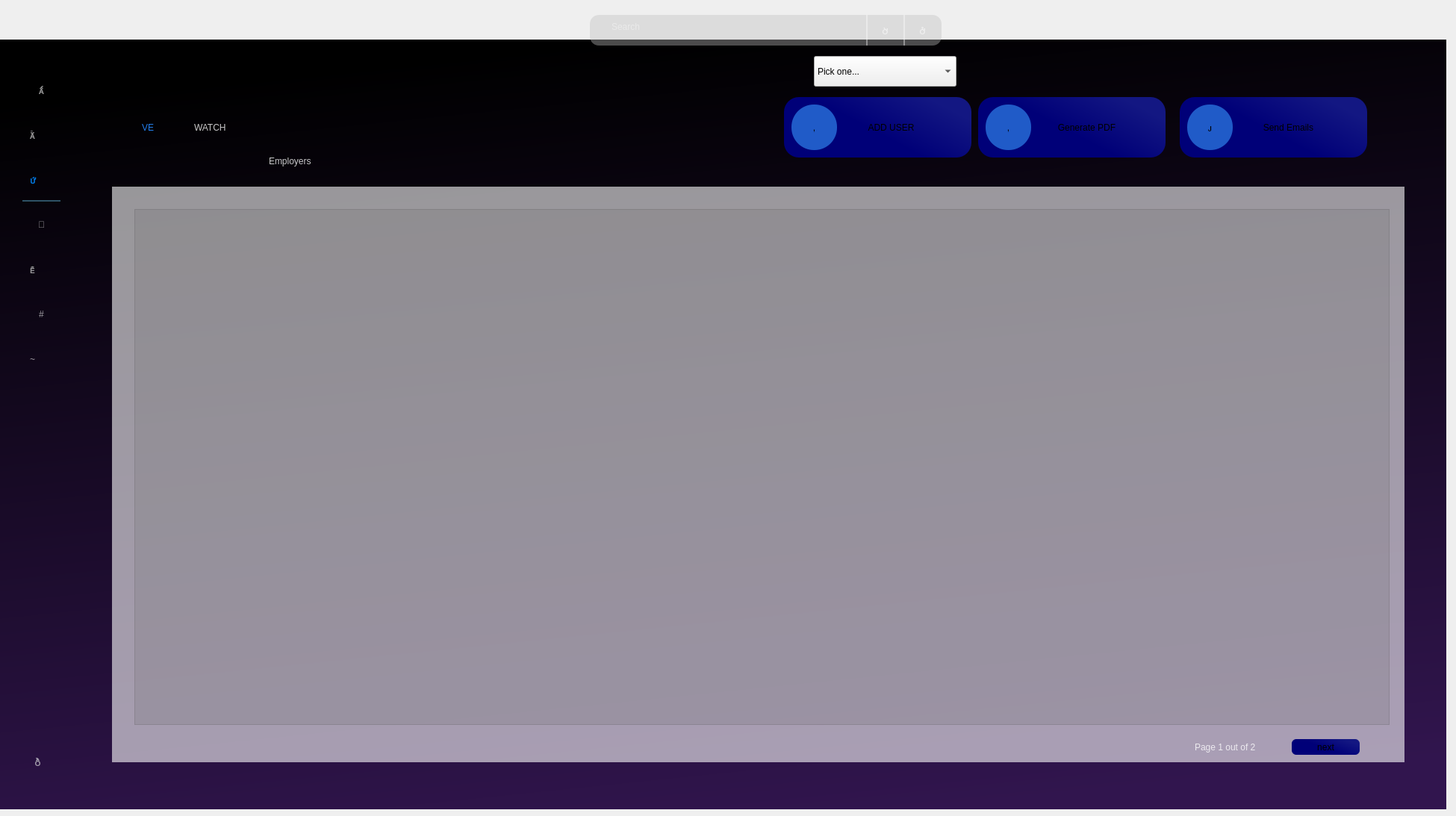
   <widget class="QWidget" name="crud">
    <property name="styleSheet">
     <string notr="true">QTableView#tableViewem::item
{
		 color:rgb(255, 255, 255);
        background-color:transparent;
        border : 2px solid white ;
        font-size : 15px;
        min-width : 200;
        min-height : 200;
        max-width : 400;
        max-height : 400;

}
QHeaderView::section
{
		background:transparent;
		font-size : 15px;
		
		
}</string>
    </property>
    <widget class="QLabel" name="label_41">
     <property name="geometry">
      <rect>
       <x>40</x>
       <y>340</y>
       <width>41</width>
       <height>41</height>
      </rect>
     </property>
     <property name="styleSheet">
      <string notr="true">QLabel#label_41
{
font: 24pt &quot;dripicons-v2&quot;;
border:none;
background-color:transparent;
color:rgba(255,255,255,150);
}
QLabel#label_41:hover
{
font: 24pt &quot;dripicons-v2&quot;;
border:none;
background-color:transparent;
color:rgba(255,255,255,255);
}</string>
     </property>
     <property name="text">
      <string></string>
     </property>
    </widget>
    <widget class="QLabel" name="label_43">
     <property name="geometry">
      <rect>
       <x>30</x>
       <y>10</y>
       <width>71</width>
       <height>61</height>
      </rect>
     </property>
     <property name="text">
      <string/>
     </property>
     <property name="pixmap">
      <pixmap>D:/Untitled design (3).png</pixmap>
     </property>
    </widget>
    <widget class="QPushButton" name="gg_4">
     <property name="geometry">
      <rect>
       <x>20</x>
       <y>990</y>
       <width>61</width>
       <height>61</height>
      </rect>
     </property>
     <property name="styleSheet">
      <string notr="true">QPushButton#gg_4
{
font: 40pt &quot;dripicons-v2&quot;;
border:none;
background-color:transparent;
color:rgba(255,255,255,150);
}
QPushButton#gg_4:hover
{
font: 40pt &quot;dripicons-v2&quot;;
border:none;
background-color:transparent;
color:rgba(255,115,0,255);
}</string>
     </property>
     <property name="text">
      <string></string>
     </property>
    </widget>
    <widget class="QLabel" name="label_50">
     <property name="geometry">
      <rect>
       <x>40</x>
       <y>160</y>
       <width>41</width>
       <height>41</height>
      </rect>
     </property>
     <property name="styleSheet">
      <string notr="true">QLabel#label_50
{
font: 24pt &quot;dripicons-v2&quot;;
border:none;
background-color:transparent;
color:rgba(255,255,255,150);
}
QLabel#label_50:hover
{
font: 24pt &quot;dripicons-v2&quot;;
border:none;
background-color:transparent;
color:rgba(255,255,255,255);
}</string>
     </property>
     <property name="text">
      <string></string>
     </property>
    </widget>
    <widget class="QLabel" name="label_58">
     <property name="geometry">
      <rect>
       <x>0</x>
       <y>0</y>
       <width>1931</width>
       <height>71</height>
      </rect>
     </property>
     <property name="styleSheet">
      <string notr="true">background-color: qlineargradient(spread:pad, x1:0.363591, y1:0.285, x2:0.67, y2:1, stop:0 rgba(	0,	0,0, 255), stop:1 rgba(0,0,0, 100));

</string>
     </property>
     <property name="text">
      <string/>
     </property>
    </widget>
    <widget class="QLabel" name="label_62">
     <property name="geometry">
      <rect>
       <x>40</x>
       <y>460</y>
       <width>41</width>
       <height>41</height>
      </rect>
     </property>
     <property name="styleSheet">
      <string notr="true">QLabel#label_62
{
font: 24pt &quot;dripicons-v2&quot;;
border:none;
background-color:transparent;
color:rgba(255,255,255,150);
}
QLabel#label_62:hover
{
font: 24pt &quot;dripicons-v2&quot;;
border:none;
background-color:transparent;
color:rgba(255,255,255,255);
}</string>
     </property>
     <property name="text">
      <string>~</string>
     </property>
    </widget>
    <widget class="QLabel" name="label_52">
     <property name="geometry">
      <rect>
       <x>40</x>
       <y>220</y>
       <width>41</width>
       <height>41</height>
      </rect>
     </property>
     <property name="styleSheet">
      <string notr="true">font: 24pt &quot;dripicons-v2&quot;;
border:none;
background-color:transparent;
color:rgba(0,125,236,255);</string>
     </property>
     <property name="text">
      <string></string>
     </property>
    </widget>
    <widget class="QLabel" name="label_16">
     <property name="geometry">
      <rect>
       <x>30</x>
       <y>250</y>
       <width>51</width>
       <height>20</height>
      </rect>
     </property>
     <property name="styleSheet">
      <string notr="true">background-color: rgba(0, 0, 0,0);
font: 12pt &quot;MS Shell Dlg 2&quot;;
border: 2px solid rgba(0,0,0,0);
border-bottom-color:rgba(46,82,101,255);
color:rgb(255,255,255);
padding-bottom:7px;
border-radius:0px;</string>
     </property>
     <property name="text">
      <string/>
     </property>
    </widget>
    <widget class="QPushButton" name="hihi_6">
     <property name="geometry">
      <rect>
       <x>30</x>
       <y>100</y>
       <width>51</width>
       <height>41</height>
      </rect>
     </property>
     <property name="toolTipDuration">
      <number>1</number>
     </property>
     <property name="autoFillBackground">
      <bool>false</bool>
     </property>
     <property name="styleSheet">
      <string notr="true">QPushButton#hihi_6
{
font: 24pt &quot;dripicons-v2&quot;;
border:none;
background-color:transparent;
color:rgba(255,255,255,150);
}
QPushButton#hihi_6:hover
{
font: 24pt &quot;dripicons-v2&quot;;
border:none;
background-color:transparent;
color:rgba(255,255,255,255);
}</string>
     </property>
     <property name="text">
      <string></string>
     </property>
     <property name="iconSize">
      <size>
       <width>40</width>
       <height>40</height>
      </size>
     </property>
     <property name="flat">
      <bool>false</bool>
     </property>
    </widget>
    <widget class="QLabel" name="label_10">
     <property name="geometry">
      <rect>
       <x>-4</x>
       <y>53</y>
       <width>1941</width>
       <height>1031</height>
      </rect>
     </property>
     <property name="styleSheet">
      <string notr="true">background-color: qlineargradient(spread:pad, x1:0.426227, y1:0, x2:0.625, y2:1, stop:0 rgba(0, 0, 0, 255), stop:1 rgba(49, 21, 78, 255));</string>
     </property>
     <property name="text">
      <string/>
     </property>
    </widget>
    <widget class="QPushButton" name="hihi_7">
     <property name="geometry">
      <rect>
       <x>1830</x>
       <y>10</y>
       <width>60</width>
       <height>60</height>
      </rect>
     </property>
     <property name="toolTipDuration">
      <number>1</number>
     </property>
     <property name="autoFillBackground">
      <bool>false</bool>
     </property>
     <property name="styleSheet">
      <string notr="true">QPushButton#hihi_7{
border-radius:30px;
border-image:url(&quot;../ytryytr.jpg&quot;);
}</string>
     </property>
     <property name="text">
      <string/>
     </property>
     <property name="iconSize">
      <size>
       <width>40</width>
       <height>40</height>
      </size>
     </property>
     <property name="flat">
      <bool>false</bool>
     </property>
    </widget>
    <widget class="QLabel" name="label_51">
     <property name="geometry">
      <rect>
       <x>1210</x>
       <y>20</y>
       <width>16</width>
       <height>41</height>
      </rect>
     </property>
     <property name="styleSheet">
      <string notr="true">background-color: rgba(0, 0, 0,0);
font: 12pt &quot;MS Shell Dlg 2&quot;;
border: 2px solid rgba(0,0,0,0);
border-left-color:rgba(255,255,255,100);
color:rgb(255,255,255);
padding-bottom:7px;
border-radius:0px;</string>
     </property>
     <property name="text">
      <string/>
     </property>
    </widget>
    <widget class="QPushButton" name="gg_6">
     <property name="geometry">
      <rect>
       <x>1170</x>
       <y>20</y>
       <width>31</width>
       <height>41</height>
      </rect>
     </property>
     <property name="styleSheet">
      <string notr="true">QPushButton#gg_6
{
font: 20pt &quot;dripicons-v2&quot;;
border:none;
background-color:transparent;
color:rgba(255,255,255,150);
}
QPushButton#gg_6:hover
{
font: 20pt &quot;dripicons-v2&quot;;
border:none;
background-color:transparent;
color:rgba(255,255,255,255);
}</string>
     </property>
     <property name="text">
      <string></string>
     </property>
    </widget>
    <widget class="QTextEdit" name="textEdit_2">
     <property name="geometry">
      <rect>
       <x>790</x>
       <y>20</y>
       <width>471</width>
       <height>41</height>
      </rect>
     </property>
     <property name="layoutDirection">
      <enum>Qt::LeftToRight</enum>
     </property>
     <property name="styleSheet">
      <string notr="true">border:1 px solid #ced4da;
border-radius:12px;
padding-left:25px;
padding-top:5px;
background:rgba(190,190,190,100);
color : rgba(255,255,255,200);
font: 14pt &quot;MS Shell Dlg 2&quot;;</string>
     </property>
     <property name="placeholderText">
      <string>Search</string>
     </property>
    </widget>
    <widget class="QPushButton" name="gg_3">
     <property name="geometry">
      <rect>
       <x>1220</x>
       <y>20</y>
       <width>31</width>
       <height>41</height>
      </rect>
     </property>
     <property name="styleSheet">
      <string notr="true">QPushButton#gg_3
{
font: 20pt &quot;dripicons-v2&quot;;
border:none;
background-color:transparent;
color:rgba(255,255,255,150);
}
QPushButton#gg_3:hover
{
font: 20pt &quot;dripicons-v2&quot;;
border:none;
background-color:transparent;
color:rgba(255,255,255,255);
}</string>
     </property>
     <property name="text">
      <string></string>
     </property>
    </widget>
    <widget class="QLabel" name="label_53">
     <property name="geometry">
      <rect>
       <x>1160</x>
       <y>20</y>
       <width>16</width>
       <height>41</height>
      </rect>
     </property>
     <property name="styleSheet">
      <string notr="true">background-color: rgba(0, 0, 0,0);
font: 12pt &quot;MS Shell Dlg 2&quot;;
border: 2px solid rgba(0,0,0,0);
border-left-color:rgba(255,255,255,100);
color:rgb(255,255,255);
padding-bottom:7px;
border-radius:0px;</string>
     </property>
     <property name="text">
      <string/>
     </property>
    </widget>
    <widget class="QComboBox" name="comboBox_3">
     <property name="geometry">
      <rect>
       <x>1090</x>
       <y>75</y>
       <width>191</width>
       <height>41</height>
      </rect>
     </property>
     <property name="mouseTracking">
      <bool>false</bool>
     </property>
     <property name="styleSheet">
      <string notr="true">#comboBox_3
{
border:1 px solid #ced4da;
border-radius:12px;
padding-left:10px;
background:rgba(190,190,190,100);
color : rgba(255,255,255,200);
font: 12pt &quot;MS Shell Dlg 2&quot;;
}
#comboBox_3::drop-down{
border:0px;
}
#comboBox_3::down-arrow{
image:url(D:\Untitled_design__5_-removebg-preview.png);
width:30px;
height:30px;
margin-right:18px;
}
#comboBox_3 QListView{
border:1 px solid #ced4da;
font-size:12px &quot;MS Shell Dlg 2&quot;;
padding:5px;
outline:0px;
border-radius:20px;
	color: rgb(255, 255, 255);
selection-background-color: rgba(90,90,90,200);
background-color:rgba(150,150,150,255);
}
#comboBox_3 QListView::item{
font-size:12px &quot;MS Shell Dlg 2&quot;;
color: rgb(255, 255, 255);
selection-background-color: rgba(90,90,90,200);
background-color:rgba(150,150,150,150);
border-radius:12px;
}
#comboBox_3 QListView::item:hover{
font-size:12px &quot;MS Shell Dlg 2&quot;;
selection-background-color:rgba(90,90,90,200);
color: rgb(255, 255, 255);
background-color:rgba(150,150,150,150);
border-radius:12px;
}

</string>
     </property>
     <property name="currentText">
      <string>Pick one...</string>
     </property>
     <property name="frame">
      <bool>true</bool>
     </property>
     <item>
      <property name="text">
       <string>Pick one...</string>
      </property>
     </item>
     <item>
      <property name="text">
       <string>A-Z</string>
      </property>
     </item>
     <item>
      <property name="text">
       <string>Z-A</string>
      </property>
     </item>
     <item>
      <property name="text">
       <string>Numbers</string>
      </property>
     </item>
    </widget>
    <widget class="QLabel" name="label_54">
     <property name="geometry">
      <rect>
       <x>990</x>
       <y>70</y>
       <width>361</width>
       <height>51</height>
      </rect>
     </property>
     <property name="text">
      <string/>
     </property>
    </widget>
    <widget class="QLabel" name="label_34">
     <property name="geometry">
      <rect>
       <x>260</x>
       <y>120</y>
       <width>201</width>
       <height>101</height>
      </rect>
     </property>
     <property name="styleSheet">
      <string notr="true">color: rgba(255,255,255,200);
font: 42pt &quot;MS Shell Dlg 2&quot;;
background-color:transparent;</string>
     </property>
     <property name="text">
      <string>WATCH</string>
     </property>
    </widget>
    <widget class="QLabel" name="label_35">
     <property name="geometry">
      <rect>
       <x>190</x>
       <y>120</y>
       <width>71</width>
       <height>101</height>
      </rect>
     </property>
     <property name="styleSheet">
      <string notr="true">font: 42pt &quot;MS Shell Dlg 2&quot;;
background-color:transparent;
color: rgba(35,125,236,255);</string>
     </property>
     <property name="text">
      <string>VE</string>
     </property>
    </widget>
    <widget class="QPushButton" name="hihi_8">
     <property name="geometry">
      <rect>
       <x>1310</x>
       <y>130</y>
       <width>251</width>
       <height>81</height>
      </rect>
     </property>
     <property name="toolTipDuration">
      <number>1</number>
     </property>
     <property name="autoFillBackground">
      <bool>false</bool>
     </property>
     <property name="styleSheet">
      <string notr="true">QPushButton#hihi_8{
	font: 14pt &quot;MS Shell Dlg 2&quot;;
border-radius:20px;
	background-color: qlineargradient(spread:pad, x1:1, y1:0.386, x2:0.545454, y2:0.665, stop:0 rgba(19, 23, 130, 255), stop:1 rgba(0, 0, 120, 255));
}
QPushButton#hihi_8:hover{
border-radius:20px;
color:rgb(255,255,255);
	background-color: qlineargradient(spread:pad, x1:1, y1:0.386, x2:0.545454, y2:0.665, stop:0 rgba(19, 23, 130, 255), stop:1 rgba(0, 0, 200, 255));
	font: 14pt &quot;MS Shell Dlg 2&quot;;
}

</string>
     </property>
     <property name="text">
      <string>            Generate PDF</string>
     </property>
     <property name="iconSize">
      <size>
       <width>40</width>
       <height>40</height>
      </size>
     </property>
     <property name="flat">
      <bool>false</bool>
     </property>
    </widget>
    <widget class="QPushButton" name="hihi_9">
     <property name="geometry">
      <rect>
       <x>1320</x>
       <y>140</y>
       <width>61</width>
       <height>61</height>
      </rect>
     </property>
     <property name="toolTipDuration">
      <number>1</number>
     </property>
     <property name="autoFillBackground">
      <bool>false</bool>
     </property>
     <property name="styleSheet">
      <string notr="true">QPushButton#hihi_9{
border-radius:30px;
	font: 24pt &quot;dripicons-v2&quot;;
	background-color: rgb(32, 91, 200);
}</string>
     </property>
     <property name="text">
      <string>,</string>
     </property>
     <property name="iconSize">
      <size>
       <width>40</width>
       <height>40</height>
      </size>
     </property>
     <property name="flat">
      <bool>false</bool>
     </property>
    </widget>
    <widget class="QLabel" name="label_36">
     <property name="geometry">
      <rect>
       <x>360</x>
       <y>200</y>
       <width>81</width>
       <height>31</height>
      </rect>
     </property>
     <property name="styleSheet">
      <string notr="true">color: rgba(255,255,255,200);
font: 12pt &quot;MS Shell Dlg 2&quot;;
background-color:transparent;</string>
     </property>
     <property name="text">
      <string>Employers</string>
     </property>
    </widget>
    <widget class="QPushButton" name="hihi_10">
     <property name="geometry">
      <rect>
       <x>1580</x>
       <y>130</y>
       <width>251</width>
       <height>81</height>
      </rect>
     </property>
     <property name="toolTipDuration">
      <number>1</number>
     </property>
     <property name="autoFillBackground">
      <bool>false</bool>
     </property>
     <property name="styleSheet">
      <string notr="true">QPushButton#hihi_10{
	font: 14pt &quot;MS Shell Dlg 2&quot;;
border-radius:20px;
	background-color: qlineargradient(spread:pad, x1:1, y1:0.386, x2:0.545454, y2:0.665, stop:0 rgba(19, 23, 130, 255), stop:1 rgba(0, 0, 120, 255));
}
QPushButton#hihi_10:hover{
border-radius:20px;
color:rgb(255,255,255);
	background-color: qlineargradient(spread:pad, x1:1, y1:0.386, x2:0.545454, y2:0.665, stop:0 rgba(19, 23, 130, 255), stop:1 rgba(0, 0, 200, 255));
	font: 14pt &quot;MS Shell Dlg 2&quot;;
}

</string>
     </property>
     <property name="text">
      <string>            Send Emails</string>
     </property>
     <property name="iconSize">
      <size>
       <width>40</width>
       <height>40</height>
      </size>
     </property>
     <property name="flat">
      <bool>false</bool>
     </property>
    </widget>
    <widget class="QPushButton" name="hihi_11">
     <property name="geometry">
      <rect>
       <x>1590</x>
       <y>140</y>
       <width>61</width>
       <height>61</height>
      </rect>
     </property>
     <property name="toolTipDuration">
      <number>1</number>
     </property>
     <property name="autoFillBackground">
      <bool>false</bool>
     </property>
     <property name="styleSheet">
      <string notr="true">QPushButton#hihi_11{
border-radius:30px;
	font: 24pt &quot;dripicons-v2&quot;;
	background-color: rgb(32, 91, 200);
}</string>
     </property>
     <property name="text">
      <string></string>
     </property>
     <property name="iconSize">
      <size>
       <width>40</width>
       <height>40</height>
      </size>
     </property>
     <property name="flat">
      <bool>false</bool>
     </property>
    </widget>
    <widget class="QLabel" name="label_39">
     <property name="geometry">
      <rect>
       <x>150</x>
       <y>250</y>
       <width>1731</width>
       <height>771</height>
      </rect>
     </property>
     <property name="styleSheet">
      <string notr="true">background-color:rgba(255,255,255,150);

</string>
     </property>
     <property name="text">
      <string/>
     </property>
    </widget>
    <widget class="QLabel" name="label_57">
     <property name="geometry">
      <rect>
       <x>1600</x>
       <y>990</y>
       <width>111</width>
       <height>21</height>
      </rect>
     </property>
     <property name="styleSheet">
      <string notr="true">color: rgba(255,255,255,200);
font: 12pt &quot;MS Shell Dlg 2&quot;;
background-color:transparent;</string>
     </property>
     <property name="text">
      <string>Page 1 out of 2</string>
     </property>
    </widget>
    <widget class="QPushButton" name="hihi_12">
     <property name="geometry">
      <rect>
       <x>1730</x>
       <y>990</y>
       <width>91</width>
       <height>21</height>
      </rect>
     </property>
     <property name="toolTipDuration">
      <number>1</number>
     </property>
     <property name="autoFillBackground">
      <bool>false</bool>
     </property>
     <property name="styleSheet">
      <string notr="true">QPushButton#hihi_12{
	font: 14pt &quot;MS Shell Dlg 2&quot;;
border-radius:6px;
	background-color: qlineargradient(spread:pad, x1:1, y1:0.386, x2:0.545454, y2:0.665, stop:0 rgba(19, 23, 130, 255), stop:1 rgba(0, 0, 120, 255));
}
QPushButton#hihi_12:hover{
border-radius:6px;
color:rgb(255,255,255);
	background-color: qlineargradient(spread:pad, x1:1, y1:0.386, x2:0.545454, y2:0.665, stop:0 rgba(19, 23, 130, 255), stop:1 rgba(0, 0, 200, 255));
	font: 14pt &quot;MS Shell Dlg 2&quot;;
}

</string>
     </property>
     <property name="text">
      <string>next</string>
     </property>
     <property name="iconSize">
      <size>
       <width>40</width>
       <height>40</height>
      </size>
     </property>
     <property name="flat">
      <bool>false</bool>
     </property>
    </widget>
    <widget class="QPushButton" name="hihi_16">
     <property name="geometry">
      <rect>
       <x>30</x>
       <y>280</y>
       <width>51</width>
       <height>41</height>
      </rect>
     </property>
     <property name="toolTipDuration">
      <number>1</number>
     </property>
     <property name="autoFillBackground">
      <bool>false</bool>
     </property>
     <property name="styleSheet">
      <string notr="true">QPushButton#hihi_16
{
font: 24pt &quot;dripicons-v2&quot;;
border:none;
background-color:transparent;
color:rgba(255,255,255,150);
}
QPushButton#hihi_16:hover
{
font: 24pt &quot;dripicons-v2&quot;;
border:none;
background-color:transparent;
color:rgba(255,255,255,255);
}</string>
     </property>
     <property name="text">
      <string></string>
     </property>
     <property name="iconSize">
      <size>
       <width>40</width>
       <height>40</height>
      </size>
     </property>
     <property name="flat">
      <bool>false</bool>
     </property>
    </widget>
    <widget class="QPushButton" name="hihi_19">
     <property name="geometry">
      <rect>
       <x>30</x>
       <y>400</y>
       <width>51</width>
       <height>41</height>
      </rect>
     </property>
     <property name="toolTipDuration">
      <number>1</number>
     </property>
     <property name="autoFillBackground">
      <bool>false</bool>
     </property>
     <property name="styleSheet">
      <string notr="true">QPushButton#hihi_19
{
font: 24pt &quot;dripicons-v2&quot;;
border:none;
background-color:transparent;
color:rgba(255,255,255,150);
}
QPushButton#hihi_19:hover
{
font: 24pt &quot;dripicons-v2&quot;;
border:none;
background-color:transparent;
color:rgba(255,255,255,255);
}</string>
     </property>
     <property name="text">
      <string>#</string>
     </property>
     <property name="iconSize">
      <size>
       <width>40</width>
       <height>40</height>
      </size>
     </property>
     <property name="flat">
      <bool>false</bool>
     </property>
    </widget>
    <widget class="QPushButton" name="hihi_33">
     <property name="geometry">
      <rect>
       <x>1050</x>
       <y>130</y>
       <width>251</width>
       <height>81</height>
      </rect>
     </property>
     <property name="toolTipDuration">
      <number>1</number>
     </property>
     <property name="autoFillBackground">
      <bool>false</bool>
     </property>
     <property name="styleSheet">
      <string notr="true">QPushButton#hihi_33{
	font: 14pt &quot;MS Shell Dlg 2&quot;;
border-radius:20px;
	background-color: qlineargradient(spread:pad, x1:1, y1:0.386, x2:0.545454, y2:0.665, stop:0 rgba(19, 23, 130, 255), stop:1 rgba(0, 0, 120, 255));
}
QPushButton#hihi_33:hover{
border-radius:20px;
color:rgb(255,255,255);
	background-color: qlineargradient(spread:pad, x1:1, y1:0.386, x2:0.545454, y2:0.665, stop:0 rgba(19, 23, 130, 255), stop:1 rgba(0, 0, 200, 255));
	font: 14pt &quot;MS Shell Dlg 2&quot;;
}

</string>
     </property>
     <property name="text">
      <string>           ADD USER</string>
     </property>
     <property name="iconSize">
      <size>
       <width>40</width>
       <height>40</height>
      </size>
     </property>
     <property name="flat">
      <bool>false</bool>
     </property>
    </widget>
    <widget class="QPushButton" name="hihi_34">
     <property name="geometry">
      <rect>
       <x>1060</x>
       <y>140</y>
       <width>61</width>
       <height>61</height>
      </rect>
     </property>
     <property name="toolTipDuration">
      <number>1</number>
     </property>
     <property name="autoFillBackground">
      <bool>false</bool>
     </property>
     <property name="styleSheet">
      <string notr="true">QPushButton#hihi_34{
border-radius:30px;
	font: 24pt &quot;dripicons-v2&quot;;
	background-color: rgb(32, 91, 200);
}</string>
     </property>
     <property name="text">
      <string>,</string>
     </property>
     <property name="iconSize">
      <size>
       <width>40</width>
       <height>40</height>
      </size>
     </property>
     <property name="flat">
      <bool>false</bool>
     </property>
    </widget>
    <widget class="QTableView" name="tableViewem">
     <property name="geometry">
      <rect>
       <x>180</x>
       <y>280</y>
       <width>1681</width>
       <height>691</height>
      </rect>
     </property>
     <property name="styleSheet">
      <string notr="true">background:rgba(100,100,100,50);

color:black;
</string>
     </property>
     <attribute name="horizontalHeaderVisible">
      <bool>false</bool>
     </attribute>
     <attribute name="horizontalHeaderCascadingSectionResizes">
      <bool>true</bool>
     </attribute>
     <attribute name="horizontalHeaderMinimumSectionSize">
      <number>30</number>
     </attribute>
     <attribute name="horizontalHeaderDefaultSectionSize">
      <number>60</number>
     </attribute>
     <attribute name="horizontalHeaderHighlightSections">
      <bool>true</bool>
     </attribute>
     <attribute name="horizontalHeaderShowSortIndicator" stdset="0">
      <bool>true</bool>
     </attribute>
     <attribute name="horizontalHeaderStretchLastSection">
      <bool>true</bool>
     </attribute>
     <attribute name="verticalHeaderCascadingSectionResizes">
      <bool>true</bool>
     </attribute>
     <attribute name="verticalHeaderMinimumSectionSize">
      <number>40</number>
     </attribute>
     <attribute name="verticalHeaderDefaultSectionSize">
      <number>60</number>
     </attribute>
     <attribute name="verticalHeaderShowSortIndicator" stdset="0">
      <bool>true</bool>
     </attribute>
     <attribute name="verticalHeaderStretchLastSection">
      <bool>true</bool>
     </attribute>
    </widget>
    <zorder>label_10</zorder>
    <zorder>label_58</zorder>
    <zorder>textEdit_2</zorder>
    <zorder>label_41</zorder>
    <zorder>label_43</zorder>
    <zorder>gg_4</zorder>
    <zorder>label_50</zorder>
    <zorder>label_62</zorder>
    <zorder>label_52</zorder>
    <zorder>label_16</zorder>
    <zorder>hihi_6</zorder>
    <zorder>hihi_7</zorder>
    <zorder>label_53</zorder>
    <zorder>label_51</zorder>
    <zorder>gg_3</zorder>
    <zorder>gg_6</zorder>
    <zorder>comboBox_3</zorder>
    <zorder>label_54</zorder>
    <zorder>label_35</zorder>
    <zorder>label_34</zorder>
    <zorder>hihi_8</zorder>
    <zorder>hihi_9</zorder>
    <zorder>label_36</zorder>
    <zorder>hihi_10</zorder>
    <zorder>hihi_11</zorder>
    <zorder>label_39</zorder>
    <zorder>label_57</zorder>
    <zorder>hihi_12</zorder>
    <zorder>hihi_16</zorder>
    <zorder>hihi_19</zorder>
    <zorder>hihi_33</zorder>
    <zorder>hihi_34</zorder>
    <zorder>tableViewem</zorder>
   </widget>
